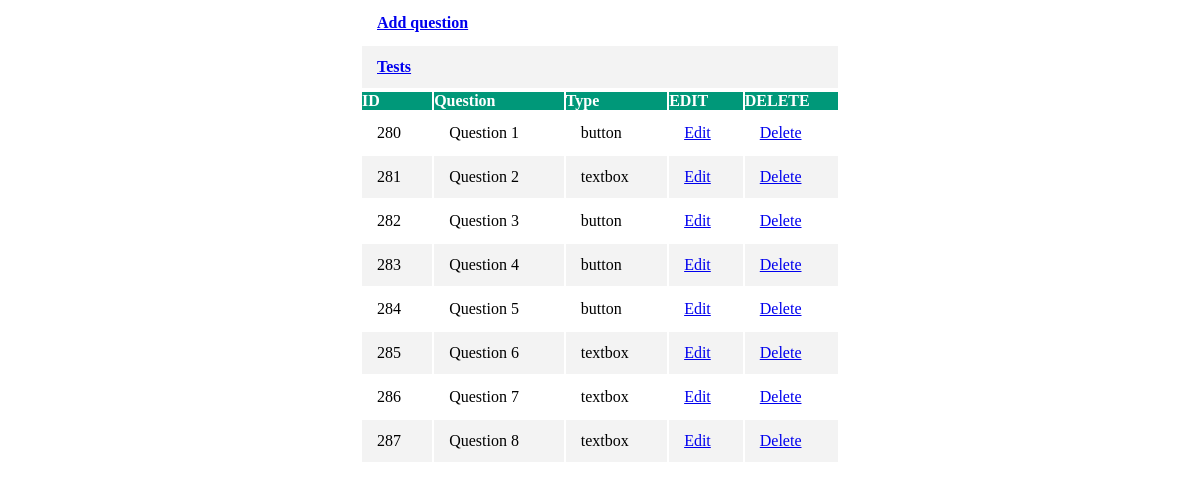
/index.php?controller=Question&action=index&test_id=29, run on the app's committed database.
### tables this page shows
CREATE TABLE `questions` (
  `id` int(11) NOT NULL,
  `test_id` int(5) NOT NULL,
  `question` varchar(255) NOT NULL,
  `type` varchar(10) NOT NULL
);

### Controllers/BaseControlller.php (called while the page is built, shortened)
<?php
abstract class BaseControlller
{
    protected function view(string $file, $model = null, $errors = null)
    {
        $className = get_class($this);
        $controllerName = substr($className, strlen("Controllers\\"));
        $directory = substr($controllerName, 0, strpos($controllerName, "Controller"));
        include "Views/{$directory}/{$file}";
    }
}

### Controllers/QuestionController.php (called while the page is built, shortened)
<?php
class QuestionController extends BaseControlller
{
    public function indexAction()
    {
        $questionRepository = new QuestionRepository();
        $this->view("Index.php", ['questions' => $questionRepository->getAll($_GET["test_id"])]);
    }
}

### Entities/BaseEntity.php (called while the page is built, shortened)
<?php
class BaseEntity
{
    private int $id = 0;
    public function getId(): int
    {
        return $this->id;
    }
    public function setId(int $id): void
    {
        $this->id = $id;
    }
}

### DB/Connection.php (called while the page is built, shortened)
<?php
class Connection
{
    private mysqli $connection;
    public function connect(): bool
    {
        $this->connection = mysqli_connect('localhost', 'root', '','tester');
        if(!$this->connection) {
            echo ("Connection failed: " . mysqli_connect_error());
            return false;
        }
        else{ return true; }
    }
    public function getAll(string $sql): array
    {
        $result = mysqli_query($this->connection, $sql);
        $data = [];
        if ($result !== false)
        {
            while ($row = $result->fetch_assoc()) {
                $data[] = $row;
            }
        }
        return $data;
    }
}

### Repositories/QuestionRepository.php (called while the page is built, shortened)
<?php
class QuestionRepository
{
    private object $connection;
    function __construct()
    {
        $this->connection = new Connection();
    }
    public function getAll($testId) : array
    {
        $this->connection->connect();
        $questionSqlBuilder = new QuestionSQLBuilder();
        $questions = $this->connection->getAll($questionSqlBuilder->buildGetAll($testId));
        $data = [];
        foreach ($questions as $question)
            $data[] = QuestionMapper::map($question);
        return $data;
    }
}

### Entities/Question.php (called while the page is built, shortened)
<?php
class Question extends BaseEntity
{
    private string $question = "";
    private string $type = "";
    public function getQuestion(): string
    {
        return $this->question;
    }
    public function setQuestion(string $question): void
    {
        $this->question = $question;
    }
    public function getType(): string
    {
        return $this->type;
    }
    public function setType(string $type): void
    {
        $this->type = $type;
    }
}

### Views/Question/Index.php (the view, shortened to what this page needs)
<form method="get">
    <table class="question-table">
        <tr><td><h4><a href="Index.php?controller=Question&action=create&test_id=<?php echo $_GET["test_id"] ?>">Add question</a></h4></td></tr>
        <tr><td><h4><a href="Index.php?controller=Test">Tests</a></h4></td></tr>
    </table>
    <table class="question-table">
        <thead><tr><th>ID</th><th>Question</th><th>Type</th><th>EDIT</th><th>DELETE</th></tr></thead>
        <tbody>
        <?php
        foreach ($model["questions"] as $question)
        {
            ?>
            <tr>
                <td> <?php echo $question->getId(); ?> </td>
                <td> <?php echo $question->getQuestion(); ?> </td>
                <td> <?php echo $question->getType(); ?> </td>
                <td><a href="?controller=Question&action=update&question_id=<?php echo $question->getId(); ?>&test_id=<?php echo $_GET["test_id"]?>">Edit</a></td>
                <td><a href="?controller=Question&action=delete&question_id=<?php echo $question->getId(); ?>&test_id=<?php echo $_GET["test_id"]?>">Delete</a></td>
            </tr>
            <?php
        }
        ?>
        </tbody>
    </table>
</form>

### Styles/styles.css (style rules this page uses)
* { margin: 0; padding: 0; }
.question-table { margin-left: auto; margin-right: auto; width: 40%; }
.question-table thead tr, .answer-table thead tr { background-color: #009879; color: #ffffff; text-align: left; }
.question-table td, .answer-table td { padding: 12px 15px; }
.question-table tbody tr:nth-of-type(even), .answer-table tbody tr:nth-of-type(even) { background-color: #f3f3f3; }

### data on the page
questions: id "280", question "Question 1", type "button"
questions: id "281", question "Question 2", type "textbox"
questions: id "282", question "Question 3", type "button"
questions: id "283", question "Question 4", type "button"
questions: id "284", question "Question 5", type "button"
questions: id "285", question "Question 6", type "textbox"
questions: id "286", question "Question 7", type "textbox"
questions: id "287", question "Question 8", type "textbox"
